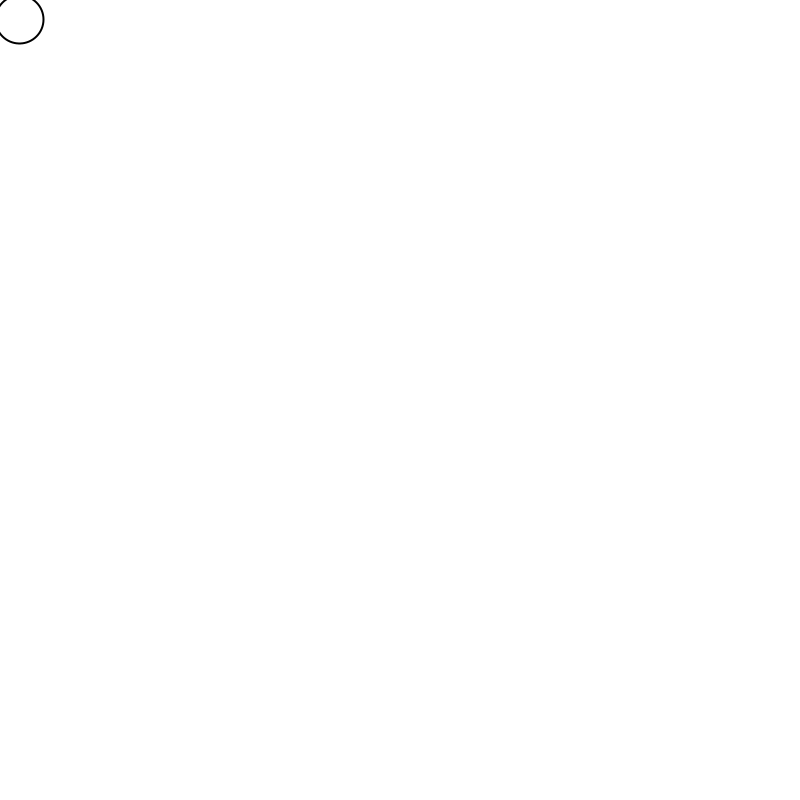
Frame 1 (no input)
Frame 60 (the mouse pressed at the canvas centre just before this capture): blank canvas, image omitted
Frame 120 (the mouse held since frame 60 and released just before this capture): blank canvas, image omitted

The Processing sketch that drew this single still picture (run headless with seeded random() and noise(); from frame 60 on, the mouse is pressed at the canvas centre):

// Processing sketch: Ball_with_random_acceleration
// ── Ball_with_random_acceleration.pde
//Name: Keenan McEntee
//Student ID: C00201892
//Ball following mouse

import java.util.*;
Random generator;

PVector position;
PVector velocity;
float acceleration;
void setup()
{
  size(800,800);
  smooth();
  stroke(0);
  strokeWeight(2);
  generator = new Random();
  position = new PVector(20,20);
  velocity = new PVector(0,0);
}

void draw()
{
  background(255);
  velocity = new PVector(mouseX,mouseY);
  velocity.sub(position);
  acceleration = generator.nextFloat() / 10;
  velocity.mult(acceleration);
  position.add(velocity);
  
  
  ellipse(position.x,position.y,48,48);
}
